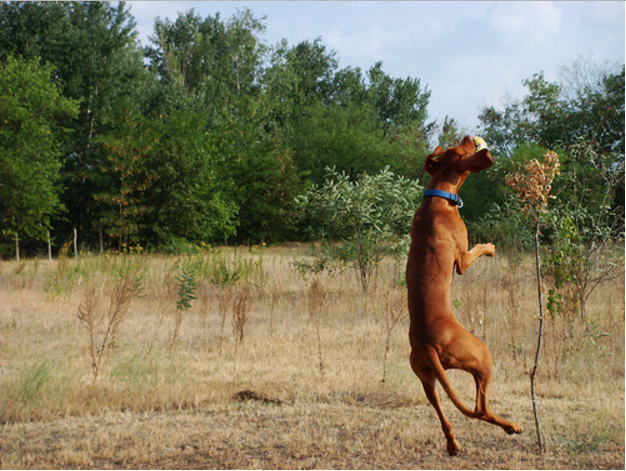
#> input picture results/dog.png, 626 x 471 px
$ python viz.py
#> lines starting #> are read from the running program, lines starting #| are printed output that depends on the picture
import six.moves.cPickle as pkl
import numpy
import skimage.transform
import matplotlib.pyplot as plt
import matplotlib.cm as cm
from PIL import Image

# keep aspect ratio, and center crop
def LoadImage(file_name, resize=256, crop=224):
#> called with file_name = 'results/dog.png', resize = 256, crop = 224
  image = Image.open(file_name)
#> image is the input picture: PIL image 626x471 RGBA; mean R, G, B, A 124.8, 119.3, 91.8, 255
  width, height = image.size
#> width = 626; height = 471

  if width > height:
    width = (width * resize) // height
#> width = 340
    height = resize
  else:
    height = (height * resize) // width
    width = resize
  left = (width  - crop) // 2
#> left = 58
  top  = (height - crop) // 2
  image_resized = image.resize((width, height), Image.BICUBIC).crop((left, top, left + crop, top + crop))
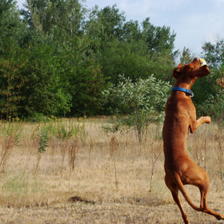
#> image_resized: PIL image 224x224 RGBA; mean R, G, B, A 122.4, 115.9, 85.8, 255
  data = numpy.array(image_resized.convert('RGB').getdata()).reshape(crop, crop, 3)
  data = data.astype('float32') / 255
  return data

img = LoadImage('results/dog.png')
caption = "A dog leaps into the air in a grassy field surrounded by trees"
words = caption.split()
print(words)

alphas = None
#> (the run stopped early here; a loop or call above may not have finished)

$ run again, with results/_at_iteration_0.png copied over results/dog.png
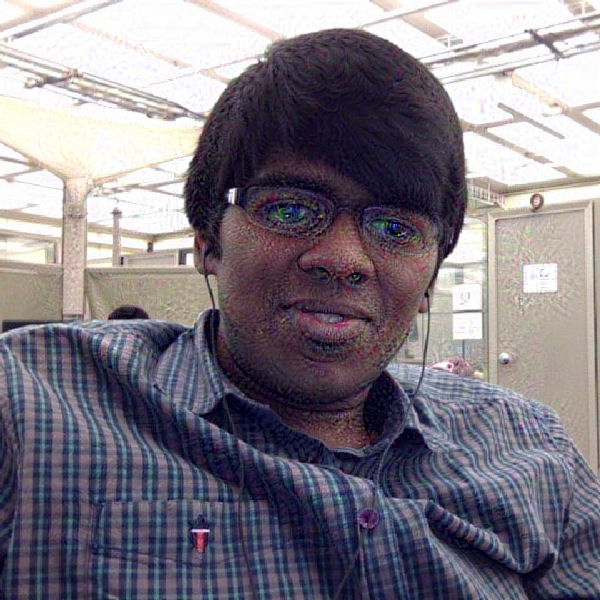
#> input picture results/_at_iteration_0.png, 600 x 600 px
#> in LoadImage, image is the input picture: PIL image 600x600 RGB; mean R, G, B 128.1, 122.3, 132.3
#> in LoadImage, `image_resized = image.resize((width, height), Image.BICUBIC).crop((lef..`:
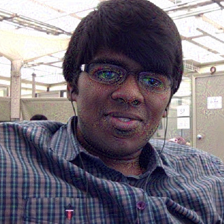
#> image_resized: PIL image 224x224 RGB; mean R, G, B 118.2, 111.8, 122.8
